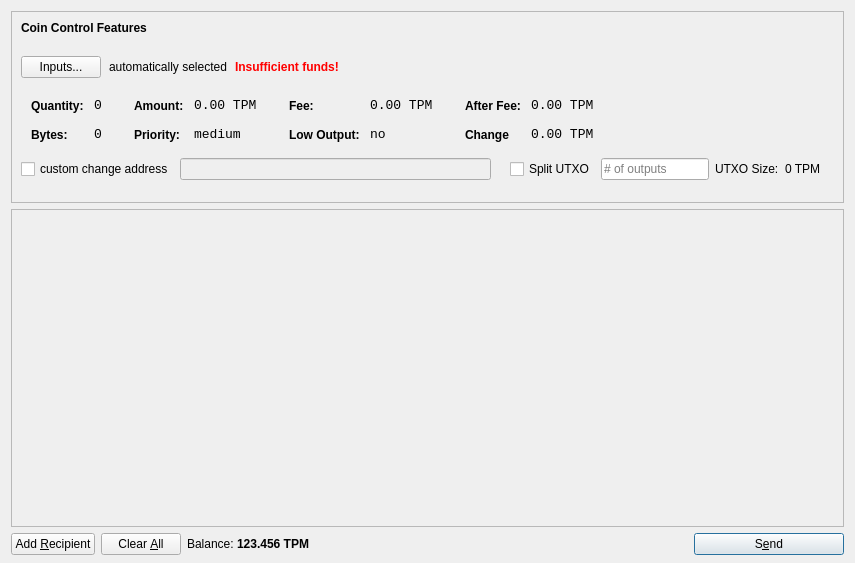
<?xml version="1.0" encoding="UTF-8"?>
<ui version="4.0">
 <class>SendCoinsDialog</class>
 <widget class="QDialog" name="SendCoinsDialog">
  <property name="geometry">
   <rect>
    <x>0</x>
    <y>0</y>
    <width>855</width>
    <height>563</height>
   </rect>
  </property>
  <property name="windowTitle">
   <string>Send Coins</string>
  </property>
  <layout class="QVBoxLayout" name="verticalLayout" stretch="0,1,0">
   <property name="bottomMargin">
    <number>8</number>
   </property>
   <item>
    <widget class="QFrame" name="frameCoinControl">
     <property name="sizePolicy">
      <sizepolicy hsizetype="Expanding" vsizetype="Expanding">
       <horstretch>0</horstretch>
       <verstretch>0</verstretch>
      </sizepolicy>
     </property>
     <property name="maximumSize">
      <size>
       <width>16777215</width>
       <height>16777215</height>
      </size>
     </property>
     <property name="frameShape">
      <enum>QFrame::StyledPanel</enum>
     </property>
     <property name="frameShadow">
      <enum>QFrame::Sunken</enum>
     </property>
     <layout class="QGridLayout" name="gridLayout">
      <item row="0" column="0">
       <layout class="QHBoxLayout" name="horizontalLayoutCoinControl1">
        <property name="bottomMargin">
         <number>15</number>
        </property>
        <item>
         <widget class="QLabel" name="labelCoinControlFeatures">
          <property name="sizePolicy">
           <sizepolicy hsizetype="Preferred" vsizetype="Maximum">
            <horstretch>0</horstretch>
            <verstretch>0</verstretch>
           </sizepolicy>
          </property>
          <property name="font">
           <font>
            <weight>75</weight>
            <bold>true</bold>
           </font>
          </property>
          <property name="styleSheet">
           <string notr="true">font-weight:bold;</string>
          </property>
          <property name="text">
           <string>Coin Control Features</string>
          </property>
         </widget>
        </item>
       </layout>
      </item>
      <item row="1" column="0">
       <layout class="QHBoxLayout" name="horizontalLayoutCoinControl2" stretch="0,0,0,0">
        <property name="spacing">
         <number>8</number>
        </property>
        <property name="bottomMargin">
         <number>10</number>
        </property>
        <item>
         <widget class="QPushButton" name="pushButtonCoinControl">
          <property name="styleSheet">
           <string notr="true"/>
          </property>
          <property name="text">
           <string>Inputs...</string>
          </property>
         </widget>
        </item>
        <item>
         <widget class="QLabel" name="labelCoinControlAutomaticallySelected">
          <property name="text">
           <string>automatically selected</string>
          </property>
          <property name="margin">
           <number>5</number>
          </property>
         </widget>
        </item>
        <item>
         <widget class="QLabel" name="labelCoinControlInsuffFunds">
          <property name="font">
           <font>
            <weight>75</weight>
            <bold>true</bold>
           </font>
          </property>
          <property name="styleSheet">
           <string notr="true">color:red;font-weight:bold;</string>
          </property>
          <property name="text">
           <string>Insufficient funds!</string>
          </property>
          <property name="margin">
           <number>5</number>
          </property>
         </widget>
        </item>
        <item>
         <spacer name="horizontalSpacerCoinControl">
          <property name="orientation">
           <enum>Qt::Horizontal</enum>
          </property>
          <property name="sizeHint" stdset="0">
           <size>
            <width>40</width>
            <height>1</height>
           </size>
          </property>
         </spacer>
        </item>
       </layout>
      </item>
      <item row="2" column="0">
       <widget class="QWidget" name="widgetCoinControl" native="true">
        <property name="sizePolicy">
         <sizepolicy hsizetype="Preferred" vsizetype="Preferred">
          <horstretch>0</horstretch>
          <verstretch>0</verstretch>
         </sizepolicy>
        </property>
        <property name="minimumSize">
         <size>
          <width>0</width>
          <height>0</height>
         </size>
        </property>
        <property name="styleSheet">
         <string notr="true"/>
        </property>
        <layout class="QHBoxLayout" name="horizontalLayoutCoinControl5">
         <property name="leftMargin">
          <number>0</number>
         </property>
         <property name="topMargin">
          <number>0</number>
         </property>
         <property name="rightMargin">
          <number>0</number>
         </property>
         <property name="bottomMargin">
          <number>0</number>
         </property>
         <item>
          <layout class="QHBoxLayout" name="horizontalLayoutCoinControl3" stretch="0,0,0,1">
           <property name="spacing">
            <number>20</number>
           </property>
           <property name="topMargin">
            <number>0</number>
           </property>
           <property name="bottomMargin">
            <number>10</number>
           </property>
           <item>
            <layout class="QFormLayout" name="formLayoutCoinControl1">
             <property name="horizontalSpacing">
              <number>10</number>
             </property>
             <property name="verticalSpacing">
              <number>14</number>
             </property>
             <property name="leftMargin">
              <number>10</number>
             </property>
             <property name="topMargin">
              <number>4</number>
             </property>
             <property name="rightMargin">
              <number>6</number>
             </property>
             <item row="0" column="0">
              <widget class="QLabel" name="labelCoinControlQuantityText">
               <property name="styleSheet">
                <string notr="true">font-weight:bold;</string>
               </property>
               <property name="text">
                <string>Quantity:</string>
               </property>
               <property name="margin">
                <number>0</number>
               </property>
              </widget>
             </item>
             <item row="0" column="1">
              <widget class="QLabel" name="labelCoinControlQuantity">
               <property name="font">
                <font>
                 <family>Monospace</family>
                 <pointsize>10</pointsize>
                </font>
               </property>
               <property name="cursor">
                <cursorShape>IBeamCursor</cursorShape>
               </property>
               <property name="contextMenuPolicy">
                <enum>Qt::ActionsContextMenu</enum>
               </property>
               <property name="text">
                <string>0</string>
               </property>
               <property name="margin">
                <number>0</number>
               </property>
               <property name="textInteractionFlags">
                <set>Qt::LinksAccessibleByMouse|Qt::TextSelectableByKeyboard|Qt::TextSelectableByMouse</set>
               </property>
              </widget>
             </item>
             <item row="1" column="0">
              <widget class="QLabel" name="labelCoinControlBytesText">
               <property name="styleSheet">
                <string notr="true">font-weight:bold;</string>
               </property>
               <property name="text">
                <string>Bytes:</string>
               </property>
              </widget>
             </item>
             <item row="1" column="1">
              <widget class="QLabel" name="labelCoinControlBytes">
               <property name="font">
                <font>
                 <family>Monospace</family>
                 <pointsize>10</pointsize>
                </font>
               </property>
               <property name="cursor">
                <cursorShape>IBeamCursor</cursorShape>
               </property>
               <property name="contextMenuPolicy">
                <enum>Qt::ActionsContextMenu</enum>
               </property>
               <property name="text">
                <string>0</string>
               </property>
               <property name="textInteractionFlags">
                <set>Qt::LinksAccessibleByMouse|Qt::TextSelectableByKeyboard|Qt::TextSelectableByMouse</set>
               </property>
              </widget>
             </item>
            </layout>
           </item>
           <item>
            <layout class="QFormLayout" name="formLayoutCoinControl2">
             <property name="horizontalSpacing">
              <number>10</number>
             </property>
             <property name="verticalSpacing">
              <number>14</number>
             </property>
             <property name="leftMargin">
              <number>6</number>
             </property>
             <property name="topMargin">
              <number>4</number>
             </property>
             <property name="rightMargin">
              <number>6</number>
             </property>
             <item row="0" column="0">
              <widget class="QLabel" name="labelCoinControlAmountText">
               <property name="styleSheet">
                <string notr="true">font-weight:bold;</string>
               </property>
               <property name="text">
                <string>Amount:</string>
               </property>
               <property name="margin">
                <number>0</number>
               </property>
              </widget>
             </item>
             <item row="0" column="1">
              <widget class="QLabel" name="labelCoinControlAmount">
               <property name="font">
                <font>
                 <family>Monospace</family>
                 <pointsize>10</pointsize>
                </font>
               </property>
               <property name="cursor">
                <cursorShape>IBeamCursor</cursorShape>
               </property>
               <property name="contextMenuPolicy">
                <enum>Qt::ActionsContextMenu</enum>
               </property>
               <property name="text">
                <string>0.00 TPM</string>
               </property>
               <property name="textInteractionFlags">
                <set>Qt::LinksAccessibleByMouse|Qt::TextSelectableByKeyboard|Qt::TextSelectableByMouse</set>
               </property>
              </widget>
             </item>
             <item row="1" column="0">
              <widget class="QLabel" name="labelCoinControlPriorityText">
               <property name="styleSheet">
                <string notr="true">font-weight:bold;</string>
               </property>
               <property name="text">
                <string>Priority:</string>
               </property>
              </widget>
             </item>
             <item row="1" column="1">
              <widget class="QLabel" name="labelCoinControlPriority">
               <property name="font">
                <font>
                 <family>Monospace</family>
                 <pointsize>10</pointsize>
                </font>
               </property>
               <property name="cursor">
                <cursorShape>IBeamCursor</cursorShape>
               </property>
               <property name="contextMenuPolicy">
                <enum>Qt::ActionsContextMenu</enum>
               </property>
               <property name="text">
                <string>medium</string>
               </property>
               <property name="textInteractionFlags">
                <set>Qt::LinksAccessibleByMouse|Qt::TextSelectableByKeyboard|Qt::TextSelectableByMouse</set>
               </property>
              </widget>
             </item>
            </layout>
           </item>
           <item>
            <layout class="QFormLayout" name="formLayoutCoinControl3">
             <property name="horizontalSpacing">
              <number>10</number>
             </property>
             <property name="verticalSpacing">
              <number>14</number>
             </property>
             <property name="leftMargin">
              <number>6</number>
             </property>
             <property name="topMargin">
              <number>4</number>
             </property>
             <property name="rightMargin">
              <number>6</number>
             </property>
             <item row="0" column="0">
              <widget class="QLabel" name="labelCoinControlFeeText">
               <property name="styleSheet">
                <string notr="true">font-weight:bold;</string>
               </property>
               <property name="text">
                <string>Fee:</string>
               </property>
               <property name="margin">
                <number>0</number>
               </property>
              </widget>
             </item>
             <item row="0" column="1">
              <widget class="QLabel" name="labelCoinControlFee">
               <property name="font">
                <font>
                 <family>Monospace</family>
                 <pointsize>10</pointsize>
                </font>
               </property>
               <property name="cursor">
                <cursorShape>IBeamCursor</cursorShape>
               </property>
               <property name="contextMenuPolicy">
                <enum>Qt::ActionsContextMenu</enum>
               </property>
               <property name="text">
                <string>0.00 TPM</string>
               </property>
               <property name="textInteractionFlags">
                <set>Qt::LinksAccessibleByMouse|Qt::TextSelectableByKeyboard|Qt::TextSelectableByMouse</set>
               </property>
              </widget>
             </item>
             <item row="1" column="0">
              <widget class="QLabel" name="labelCoinControlLowOutputText">
               <property name="styleSheet">
                <string notr="true">font-weight:bold;</string>
               </property>
               <property name="text">
                <string>Low Output:</string>
               </property>
              </widget>
             </item>
             <item row="1" column="1">
              <widget class="QLabel" name="labelCoinControlLowOutput">
               <property name="font">
                <font>
                 <family>Monospace</family>
                 <pointsize>10</pointsize>
                </font>
               </property>
               <property name="cursor">
                <cursorShape>IBeamCursor</cursorShape>
               </property>
               <property name="contextMenuPolicy">
                <enum>Qt::ActionsContextMenu</enum>
               </property>
               <property name="text">
                <string>no</string>
               </property>
               <property name="textInteractionFlags">
                <set>Qt::LinksAccessibleByMouse|Qt::TextSelectableByKeyboard|Qt::TextSelectableByMouse</set>
               </property>
              </widget>
             </item>
            </layout>
           </item>
           <item>
            <layout class="QFormLayout" name="formLayoutCoinControl4">
             <property name="horizontalSpacing">
              <number>10</number>
             </property>
             <property name="verticalSpacing">
              <number>14</number>
             </property>
             <property name="leftMargin">
              <number>6</number>
             </property>
             <property name="topMargin">
              <number>4</number>
             </property>
             <property name="rightMargin">
              <number>6</number>
             </property>
             <item row="0" column="0">
              <widget class="QLabel" name="labelCoinControlAfterFeeText">
               <property name="styleSheet">
                <string notr="true">font-weight:bold;</string>
               </property>
               <property name="text">
                <string>After Fee:</string>
               </property>
               <property name="margin">
                <number>0</number>
               </property>
              </widget>
             </item>
             <item row="0" column="1">
              <widget class="QLabel" name="labelCoinControlAfterFee">
               <property name="font">
                <font>
                 <family>Monospace</family>
                 <pointsize>10</pointsize>
                </font>
               </property>
               <property name="cursor">
                <cursorShape>IBeamCursor</cursorShape>
               </property>
               <property name="contextMenuPolicy">
                <enum>Qt::ActionsContextMenu</enum>
               </property>
               <property name="text">
                <string>0.00 TPM</string>
               </property>
               <property name="textInteractionFlags">
                <set>Qt::LinksAccessibleByMouse|Qt::TextSelectableByKeyboard|Qt::TextSelectableByMouse</set>
               </property>
              </widget>
             </item>
             <item row="1" column="0">
              <widget class="QLabel" name="labelCoinControlChangeText">
               <property name="styleSheet">
                <string notr="true">font-weight:bold;</string>
               </property>
               <property name="text">
                <string>Change</string>
               </property>
              </widget>
             </item>
             <item row="1" column="1">
              <widget class="QLabel" name="labelCoinControlChange">
               <property name="font">
                <font>
                 <family>Monospace</family>
                 <pointsize>10</pointsize>
                </font>
               </property>
               <property name="cursor">
                <cursorShape>IBeamCursor</cursorShape>
               </property>
               <property name="contextMenuPolicy">
                <enum>Qt::ActionsContextMenu</enum>
               </property>
               <property name="text">
                <string>0.00 TPM</string>
               </property>
               <property name="textInteractionFlags">
                <set>Qt::LinksAccessibleByMouse|Qt::TextSelectableByKeyboard|Qt::TextSelectableByMouse</set>
               </property>
              </widget>
             </item>
            </layout>
           </item>
          </layout>
         </item>
        </layout>
       </widget>
      </item>
      <item row="3" column="0">
       <layout class="QHBoxLayout" name="horizontalLayout_3">
        <item>
         <widget class="QCheckBox" name="checkBoxCoinControlChange">
          <property name="text">
           <string>custom change address</string>
          </property>
         </widget>
        </item>
        <item>
         <widget class="QLineEdit" name="lineEditCoinControlChange">
          <property name="enabled">
           <bool>false</bool>
          </property>
          <property name="sizePolicy">
           <sizepolicy hsizetype="Expanding" vsizetype="Fixed">
            <horstretch>0</horstretch>
            <verstretch>0</verstretch>
           </sizepolicy>
          </property>
         </widget>
        </item>
        <item>
         <widget class="QLabel" name="labelCoinControlChangeLabel">
          <property name="sizePolicy">
           <sizepolicy hsizetype="Preferred" vsizetype="Expanding">
            <horstretch>0</horstretch>
            <verstretch>0</verstretch>
           </sizepolicy>
          </property>
          <property name="minimumSize">
           <size>
            <width>0</width>
            <height>0</height>
           </size>
          </property>
          <property name="text">
           <string/>
          </property>
          <property name="margin">
           <number>3</number>
          </property>
         </widget>
        </item>
        <item>
         <widget class="QCheckBox" name="splitBlockCheckBox">
          <property name="text">
           <string>Split UTXO</string>
          </property>
         </widget>
        </item>
        <item>
         <widget class="QLineEdit" name="splitBlockLineEdit">
          <property name="sizePolicy">
           <sizepolicy hsizetype="Fixed" vsizetype="Fixed">
            <horstretch>50</horstretch>
            <verstretch>0</verstretch>
           </sizepolicy>
          </property>
          <property name="placeholderText">
           <string># of outputs</string>
          </property>
         </widget>
        </item>
        <item>
         <widget class="QLabel" name="labelBlockSizeText">
          <property name="text">
           <string>UTXO Size:</string>
          </property>
         </widget>
        </item>
        <item>
         <widget class="QLabel" name="labelBlockSize">
          <property name="text">
           <string>0 TPM</string>
          </property>
         </widget>
        </item>
        <item>
         <widget class="QLabel" name="labelCoinControlChangeLabel_2">
          <property name="sizePolicy">
           <sizepolicy hsizetype="Preferred" vsizetype="Expanding">
            <horstretch>0</horstretch>
            <verstretch>0</verstretch>
           </sizepolicy>
          </property>
          <property name="minimumSize">
           <size>
            <width>0</width>
            <height>0</height>
           </size>
          </property>
          <property name="text">
           <string/>
          </property>
          <property name="margin">
           <number>3</number>
          </property>
         </widget>
        </item>
       </layout>
      </item>
      <item row="4" column="0">
       <spacer name="verticalSpacerCoinControl">
        <property name="orientation">
         <enum>Qt::Vertical</enum>
        </property>
        <property name="sizeHint" stdset="0">
         <size>
          <width>800</width>
          <height>13</height>
         </size>
        </property>
       </spacer>
      </item>
     </layout>
    </widget>
   </item>
   <item>
    <widget class="QScrollArea" name="scrollArea">
     <property name="widgetResizable">
      <bool>true</bool>
     </property>
     <widget class="QWidget" name="scrollAreaWidgetContents">
      <property name="geometry">
       <rect>
        <x>0</x>
        <y>0</y>
        <width>835</width>
        <height>283</height>
       </rect>
      </property>
      <layout class="QVBoxLayout" name="verticalLayout_2">
       <property name="leftMargin">
        <number>0</number>
       </property>
       <property name="topMargin">
        <number>0</number>
       </property>
       <property name="rightMargin">
        <number>0</number>
       </property>
       <property name="bottomMargin">
        <number>0</number>
       </property>
       <item>
        <layout class="QVBoxLayout" name="entries">
         <property name="spacing">
          <number>6</number>
         </property>
        </layout>
       </item>
       <item>
        <spacer name="verticalSpacer">
         <property name="orientation">
          <enum>Qt::Vertical</enum>
         </property>
         <property name="sizeHint" stdset="0">
          <size>
           <width>20</width>
           <height>40</height>
          </size>
         </property>
        </spacer>
       </item>
      </layout>
     </widget>
    </widget>
   </item>
   <item>
    <layout class="QHBoxLayout" name="horizontalLayout">
     <item>
      <widget class="QPushButton" name="addButton">
       <property name="toolTip">
        <string>Send to multiple recipients at once</string>
       </property>
       <property name="text">
        <string>Add &amp;Recipient</string>
       </property>
       <property name="icon">
        <iconset resource="../bitcoin.qrc">
         <normaloff>:/icons/add</normaloff>:/icons/add</iconset>
       </property>
       <property name="autoDefault">
        <bool>false</bool>
       </property>
      </widget>
     </item>
     <item>
      <widget class="QPushButton" name="clearButton">
       <property name="sizePolicy">
        <sizepolicy hsizetype="Minimum" vsizetype="Fixed">
         <horstretch>0</horstretch>
         <verstretch>0</verstretch>
        </sizepolicy>
       </property>
       <property name="toolTip">
        <string>Remove all transaction fields</string>
       </property>
       <property name="text">
        <string>Clear &amp;All</string>
       </property>
       <property name="icon">
        <iconset resource="../bitcoin.qrc">
         <normaloff>:/icons/remove</normaloff>:/icons/remove</iconset>
       </property>
       <property name="autoRepeatDelay">
        <number>300</number>
       </property>
       <property name="autoDefault">
        <bool>false</bool>
       </property>
      </widget>
     </item>
     <item>
      <layout class="QHBoxLayout" name="horizontalLayout_2">
       <property name="spacing">
        <number>3</number>
       </property>
       <item>
        <widget class="QLabel" name="label">
         <property name="sizePolicy">
          <sizepolicy hsizetype="Preferred" vsizetype="Fixed">
           <horstretch>0</horstretch>
           <verstretch>0</verstretch>
          </sizepolicy>
         </property>
         <property name="text">
          <string>Balance:</string>
         </property>
        </widget>
       </item>
       <item>
        <widget class="QLabel" name="labelBalance">
         <property name="sizePolicy">
          <sizepolicy hsizetype="Preferred" vsizetype="Fixed">
           <horstretch>0</horstretch>
           <verstretch>0</verstretch>
          </sizepolicy>
         </property>
         <property name="font">
          <font>
           <weight>75</weight>
           <bold>true</bold>
          </font>
         </property>
         <property name="cursor">
          <cursorShape>IBeamCursor</cursorShape>
         </property>
         <property name="text">
          <string>123.456 TPM</string>
         </property>
         <property name="textInteractionFlags">
          <set>Qt::LinksAccessibleByMouse|Qt::TextSelectableByKeyboard|Qt::TextSelectableByMouse</set>
         </property>
        </widget>
       </item>
      </layout>
     </item>
     <item>
      <spacer name="horizontalSpacer">
       <property name="orientation">
        <enum>Qt::Horizontal</enum>
       </property>
       <property name="sizeHint" stdset="0">
        <size>
         <width>40</width>
         <height>20</height>
        </size>
       </property>
      </spacer>
     </item>
     <item>
      <widget class="QPushButton" name="sendButton">
       <property name="minimumSize">
        <size>
         <width>150</width>
         <height>0</height>
        </size>
       </property>
       <property name="toolTip">
        <string>Confirm the send action</string>
       </property>
       <property name="text">
        <string>S&amp;end</string>
       </property>
       <property name="icon">
        <iconset resource="../bitcoin.qrc">
         <normaloff>:/icons/send</normaloff>:/icons/send</iconset>
       </property>
       <property name="default">
        <bool>true</bool>
       </property>
      </widget>
     </item>
    </layout>
   </item>
  </layout>
 </widget>
 <resources>
  <include location="../bitcoin.qrc"/>
 </resources>
 <connections/>
</ui>
